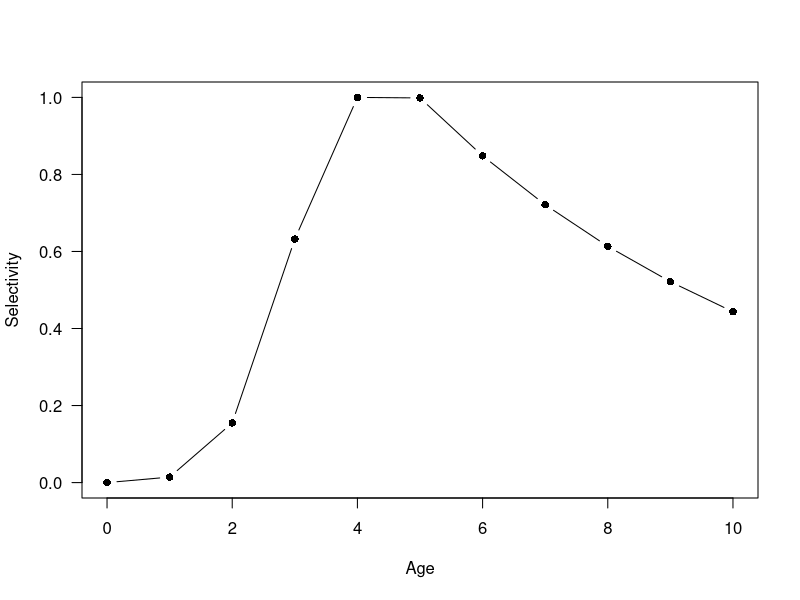

Recreate this plot in R.

#Double-normal selectivity

Amin<-0
Amax<-10
age<-Amin:Amax
B1 <- 3.9849
B2 <- -12.2733
B3 <- 0.7495
B4 <- 1.8189
B5 <- -16.9019
B6 <- -4.0479

peak2<-B1+1+((0.99*Amax-B1-1)/(1+exp(-B2)))
t1<-exp(-(Amin-B1)^2/exp(B3))
t2<-exp(-(Amax-peak2)^2/exp(B4))
j1<-(1+exp(-20*((age-B1)/(1+abs(age-B1)))))^-1
j2<-(1+exp(-20*((age-peak2)/(1+abs(age-peak2)))))^-1
asc<-(1+exp(-B5))^-1+(1-(1+exp(-B5))^-1)*((exp(-(age-B1)^2/exp(B3))-t1)/(1-t1))
dsc<-1+(((1+exp(-B6))^-1)-1)*((exp(-(age-peak2)/exp(B4))-1)/(t2-1))
Selvec<-asc*(1-j1)+j1*((1-j2)+j2*dsc)

plot(age, Selvec, las=1, pch=16, type="b",xlab="Age", ylab="Selectivity")

